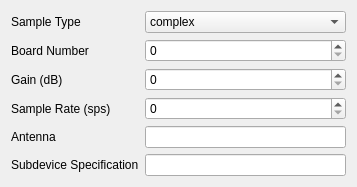
                  <widget class="QWidget" name="scrollAreaWidgetContents_3">
                   <property name="geometry">
                    <rect>
                     <x>0</x>
                     <y>0</y>
                     <width>357</width>
                     <height>161</height>
                    </rect>
                   </property>
                   <layout class="QFormLayout" name="formLayout_10">
                    <property name="fieldGrowthPolicy">
                     <enum>QFormLayout::AllNonFixedFieldsGrow</enum>
                    </property>
                    <item row="0" column="0">
                     <widget class="QLabel" name="sampleTypeLabel_2">
                      <property name="text">
                       <string>Sample Type</string>
                      </property>
                     </widget>
                    </item>
                    <item row="0" column="1">
                     <widget class="QComboBox" name="uhd_samp_type">
                      <item>
                       <property name="text">
                        <string>complex</string>
                       </property>
                      </item>
                      <item>
                       <property name="text">
                        <string>float</string>
                       </property>
                      </item>
                     </widget>
                    </item>
                    <item row="2" column="0">
                     <widget class="QLabel" name="numberOfSamplesLabel_2">
                      <property name="text">
                       <string>Gain (dB)</string>
                      </property>
                     </widget>
                    </item>
                    <item row="2" column="1">
                     <widget class="QSpinBox" name="uhd_gain"/>
                    </item>
                    <item row="3" column="0">
                     <widget class="QLabel" name="uhd_samp_rate_label">
                      <property name="text">
                       <string>Sample Rate (sps)</string>
                      </property>
                     </widget>
                    </item>
                    <item row="4" column="0">
                     <widget class="QLabel" name="fileLabel_2">
                      <property name="text">
                       <string>Antenna</string>
                      </property>
                     </widget>
                    </item>
                    <item row="4" column="1">
                     <widget class="QLineEdit" name="uhd_ant"/>
                    </item>
                    <item row="5" column="0">
                     <widget class="QLabel" name="subdeviceSpecificationLabel">
                      <property name="text">
                       <string>Subdevice Specification</string>
                      </property>
                     </widget>
                    </item>
                    <item row="5" column="1">
                     <widget class="QLineEdit" name="uhd_subdev_spec"/>
                    </item>
                    <item row="1" column="0">
                     <widget class="QLabel" name="uhd_board_num_labell">
                      <property name="text">
                       <string>Board Number</string>
                      </property>
                     </widget>
                    </item>
                    <item row="1" column="1">
                     <widget class="QSpinBox" name="uhd_board_num"/>
                    </item>
                    <item row="3" column="1">
                     <widget class="QSpinBox" name="uhd_samp_rate">
                      <property name="maximum">
                       <number>999999999</number>
                      </property>
                     </widget>
                    </item>
                   </layout>
                  </widget>
